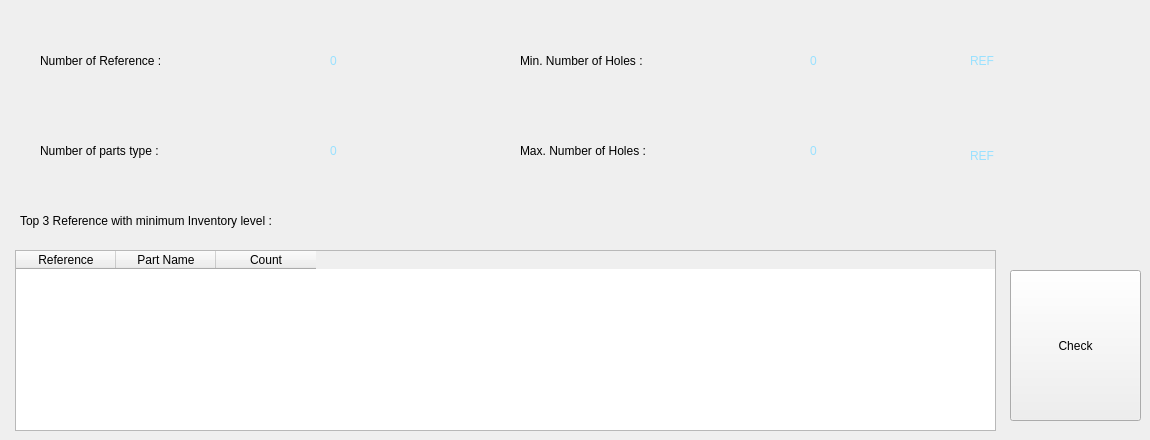
    <widget class="QWidget" name="tab_3">
     <attribute name="title">
      <string>Inventory Statistics</string>
     </attribute>
     <widget class="QLabel" name="label_3">
      <property name="geometry">
       <rect>
        <x>40</x>
        <y>40</y>
        <width>261</width>
        <height>41</height>
       </rect>
      </property>
      <property name="styleSheet">
       <string notr="true">font: 75 15pt &quot;Century Gothic&quot;;</string>
      </property>
      <property name="text">
       <string>Number of Reference :</string>
      </property>
     </widget>
     <widget class="QLabel" name="label_4">
      <property name="geometry">
       <rect>
        <x>40</x>
        <y>130</y>
        <width>271</width>
        <height>41</height>
       </rect>
      </property>
      <property name="styleSheet">
       <string notr="true">font: 75 15pt &quot;Century Gothic&quot;;</string>
      </property>
      <property name="text">
       <string>Number of parts type :</string>
      </property>
     </widget>
     <widget class="QLabel" name="label_5">
      <property name="geometry">
       <rect>
        <x>520</x>
        <y>40</y>
        <width>281</width>
        <height>41</height>
       </rect>
      </property>
      <property name="styleSheet">
       <string notr="true">font: 75 15pt &quot;Century Gothic&quot;;</string>
      </property>
      <property name="text">
       <string>Min. Number of Holes :</string>
      </property>
     </widget>
     <widget class="QLabel" name="label_6">
      <property name="geometry">
       <rect>
        <x>520</x>
        <y>130</y>
        <width>281</width>
        <height>41</height>
       </rect>
      </property>
      <property name="styleSheet">
       <string notr="true">font: 75 15pt &quot;Century Gothic&quot;;</string>
      </property>
      <property name="text">
       <string>Max. Number of Holes :</string>
      </property>
     </widget>
     <widget class="QLabel" name="lbl_ref_nbr">
      <property name="geometry">
       <rect>
        <x>330</x>
        <y>40</y>
        <width>51</width>
        <height>41</height>
       </rect>
      </property>
      <property name="styleSheet">
       <string notr="true">font: 75 20pt &quot;Century Gothic&quot;;
color: rgb(153, 225, 255);
</string>
      </property>
      <property name="text">
       <string>0</string>
      </property>
     </widget>
     <widget class="QLabel" name="lbl_parts_nbr">
      <property name="geometry">
       <rect>
        <x>330</x>
        <y>130</y>
        <width>51</width>
        <height>41</height>
       </rect>
      </property>
      <property name="styleSheet">
       <string notr="true">font: 75 20pt &quot;Century Gothic&quot;;
color: rgb(153, 225, 255);
</string>
      </property>
      <property name="text">
       <string>0</string>
      </property>
     </widget>
     <widget class="QLabel" name="lbl_min_hole">
      <property name="geometry">
       <rect>
        <x>810</x>
        <y>40</y>
        <width>51</width>
        <height>41</height>
       </rect>
      </property>
      <property name="styleSheet">
       <string notr="true">font: 75 20pt &quot;Century Gothic&quot;;
color: rgb(153, 225, 255);
</string>
      </property>
      <property name="text">
       <string>0</string>
      </property>
     </widget>
     <widget class="QLabel" name="lbl_max_hole">
      <property name="geometry">
       <rect>
        <x>810</x>
        <y>130</y>
        <width>51</width>
        <height>41</height>
       </rect>
      </property>
      <property name="styleSheet">
       <string notr="true">font: 75 20pt &quot;Century Gothic&quot;;
color: rgb(153, 225, 255);
</string>
      </property>
      <property name="text">
       <string>0</string>
      </property>
     </widget>
     <widget class="QLabel" name="lbl_min_hole_2">
      <property name="geometry">
       <rect>
        <x>970</x>
        <y>40</y>
        <width>131</width>
        <height>41</height>
       </rect>
      </property>
      <property name="styleSheet">
       <string notr="true">font: 75 20pt &quot;Century Gothic&quot;;
color: rgb(153, 225, 255);
</string>
      </property>
      <property name="text">
       <string>REF</string>
      </property>
     </widget>
     <widget class="QLabel" name="lbl_max_hole_2">
      <property name="geometry">
       <rect>
        <x>970</x>
        <y>140</y>
        <width>131</width>
        <height>31</height>
       </rect>
      </property>
      <property name="styleSheet">
       <string notr="true">font: 75 20pt &quot;Century Gothic&quot;;
color: rgb(153, 225, 255);
</string>
      </property>
      <property name="text">
       <string>REF</string>
      </property>
     </widget>
     <widget class="QTableWidget" name="table2">
      <property name="geometry">
       <rect>
        <x>15</x>
        <y>250</y>
        <width>981</width>
        <height>181</height>
       </rect>
      </property>
      <property name="styleSheet">
       <string notr="true">font: 12pt &quot;MS Shell Dlg 2&quot;;</string>
      </property>
      <column>
       <property name="text">
        <string>Reference</string>
       </property>
      </column>
      <column>
       <property name="text">
        <string>Part Name</string>
       </property>
      </column>
      <column>
       <property name="text">
        <string>Count</string>
       </property>
      </column>
     </widget>
     <widget class="QLabel" name="label_22">
      <property name="geometry">
       <rect>
        <x>20</x>
        <y>200</y>
        <width>621</width>
        <height>41</height>
       </rect>
      </property>
      <property name="styleSheet">
       <string notr="true">font: 75 14pt &quot;MS Shell Dlg 2&quot;;</string>
      </property>
      <property name="text">
       <string>Top 3 Reference with minimum Inventory level :</string>
      </property>
     </widget>
     <widget class="QPushButton" name="check_btn">
      <property name="geometry">
       <rect>
        <x>1010</x>
        <y>270</y>
        <width>131</width>
        <height>151</height>
       </rect>
      </property>
      <property name="styleSheet">
       <string notr="true">font: 75 14pt &quot;MS Shell Dlg 2&quot;;
</string>
      </property>
      <property name="text">
       <string>Check</string>
      </property>
     </widget>
    </widget>
